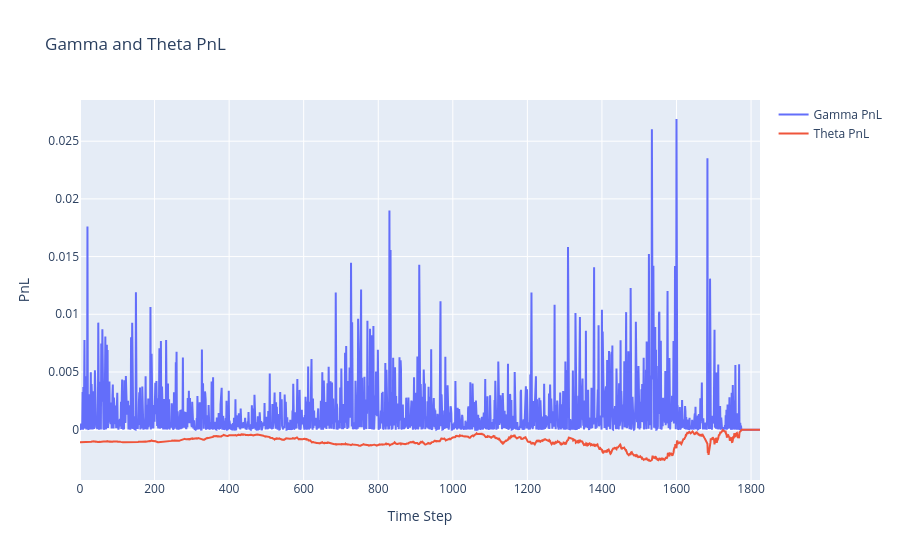

The cell this chart's notebook holds for it:
### Code cell
import plotly.graph_objects as go

fig = go.Figure()

# Add traces for gamma_pnl and theta_pnl
fig.add_trace(go.Scatter(y=gamma_pnl, mode='lines', name='Gamma PnL'))
fig.add_trace(go.Scatter(y=theta_pnl, mode='lines', name='Theta PnL'))

# Update layout
fig.update_layout(
    title="Gamma and Theta PnL",
    xaxis_title="Time Step",
    yaxis_title="PnL",
)

# Show the plot
fig.show()

print(gamma_pnl.sum() + theta_pnl.sum())

### Figure 1 — Plotly figure (JSON) as saved in the notebook; plotly's stock layout.template omitted (floating-point values rounded to 4 significant figures; data arrays with more than 128 entries replaced by an {"elided": "..."} marker saying what was removed)
{"data": [{"mode": "lines", "name": "Gamma PnL", "type": "scatter", "y": {"elided": "1825 float values"}}, {"mode": "lines", "name": "Theta PnL", "type": "scatter", "y": {"elided": "1825 float values"}}], "layout": {"title": {"text": "Gamma and Theta PnL"}, "xaxis": {"title": {"text": "Time Step"}}, "yaxis": {"title": {"text": "PnL"}}}}
